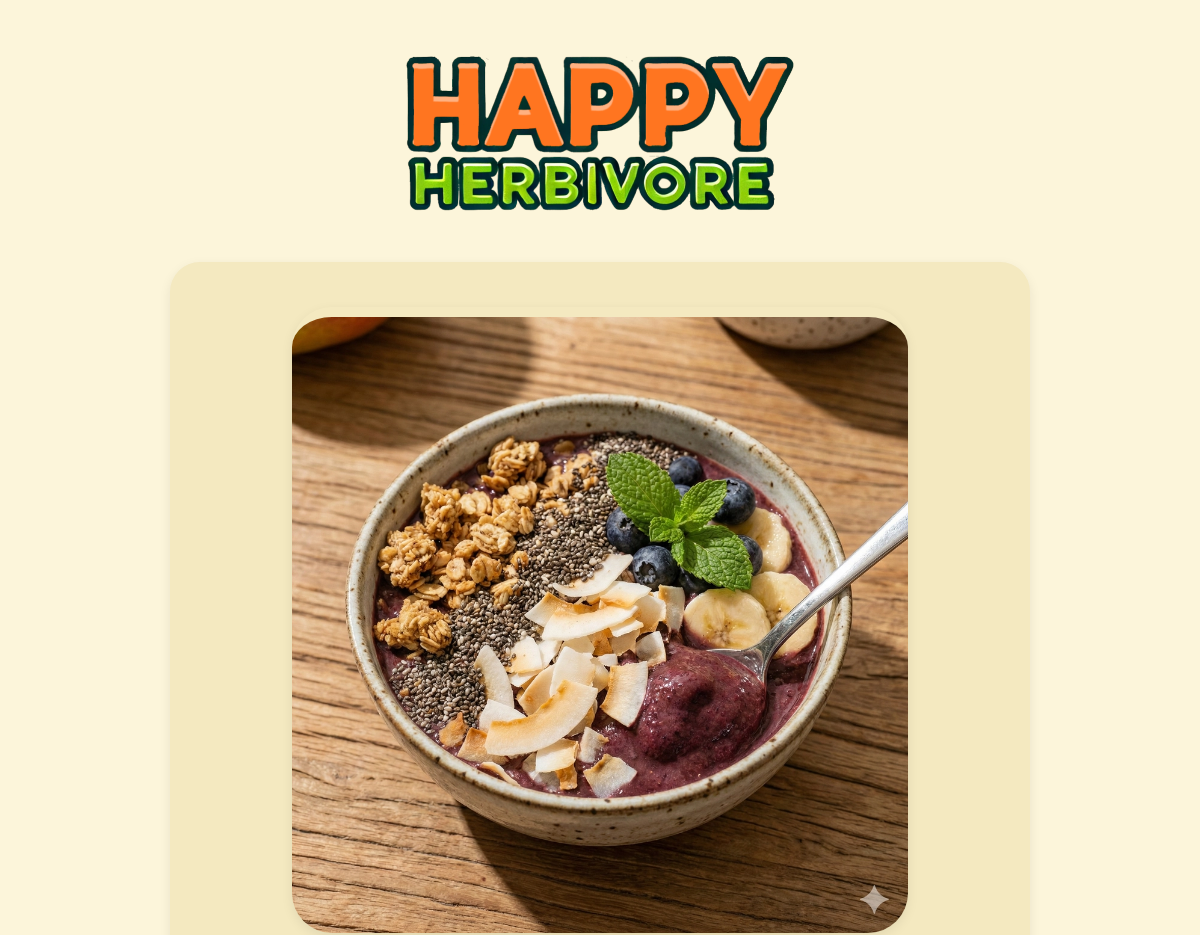
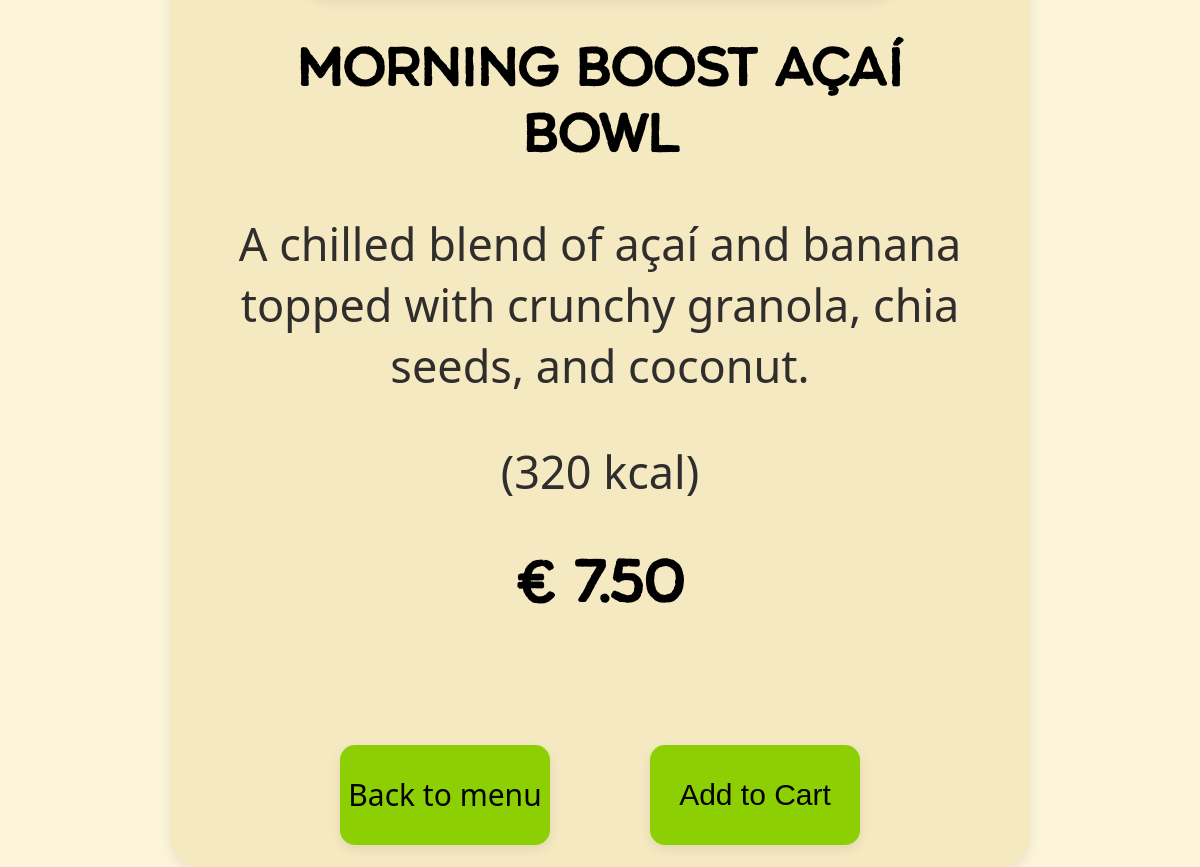
Screenshot of /product.php?id=1 with the database file from the repository (2 pictures, top to bottom).
### tables this page shows
CREATE TABLE `products` (
  `product_id` int(11) NOT NULL,
  `category_id` int(11) NOT NULL,
  `image_id` int(11) NOT NULL,
  `name` varchar(50) NOT NULL,
  `description` text NOT NULL,
  `price` decimal(25,2) NOT NULL,
  `kcal` varchar(25) NOT NULL,
  `diet_type` text NOT NULL,
  `available` tinyint(1) NOT NULL
);

CREATE TABLE `images` (
  `image_id` int(11) NOT NULL,
  `filename` varchar(255) NOT NULL,
  `description` text NOT NULL
);

CREATE TABLE `translations` (
  `id` int(11) NOT NULL,
  `language` varchar(5) NOT NULL,
  `key` varchar(191) NOT NULL,
  `text` text NOT NULL
);

### lang.php (called while the page is built, shortened)
<?php
require_once __DIR__ . '/connection.php';
function getCurrentLanguage(): string
{
    $option = $_SESSION['languageOption'] ?? 'English';
    return 'en';
}
function t(string $key, ?string $default = null): string
{
    $lang = getCurrentLanguage();
    $cacheKey = $lang . '|' . $key;
    global $pdo;
    try {
        $stmt = $pdo->prepare(
            'SELECT text FROM translations WHERE language = :language AND `key` = :key LIMIT 1'
        );
        $stmt->execute([
            ':language' => $lang,
            ':key'      => $key,
        ]);
        $row = $stmt->fetch(PDO::FETCH_ASSOC);
        if ($row && isset($row['text'])) {
            return $row['text'];
        }
    } catch (Throwable $e) {
    }
    if ($default !== null) {
        return $default;
    }
    return $default ?? $key;
}

### product.php (the view, shortened to what this page needs)
<?php
include("connection.php");
require_once 'lang.php';
$product_id = (int) $_GET['id'];
try {
    $stmt = $pdo->prepare("
    SELECT products.*, products.diet_type, images.filename, images.description AS image_description
    FROM products
    LEFT JOIN images ON products.image_id = images.image_id
    WHERE products.product_id = :id
");
    $stmt->bindParam(':id', $product_id, PDO::PARAM_INT);
    $stmt->execute();
    $product = $stmt->fetch(PDO::FETCH_ASSOC);
    $translatedName = t('product.name.' . (string)$product['product_id'], $product['name']);
    $translatedDescription = t('product.description.' . (string)$product['product_id'], $product['description']);
} catch (PDOException $e) {
    die("Error: " . $e->getMessage());
}
?>
<!DOCTYPE html>
<html lang="<?= htmlspecialchars(getCurrentLanguage()); ?>">
<head>
    <link rel="stylesheet" href="assets/css/product.css">
</head>
<body>
<div class="product-detail-container">
   <div class="logo-container">
     <img src="assets/img/logo_big_happy_herbivore_transparent.png" id="logo-image">
    </div>
    <div id="info-box">
        <div class="info-container">
    <?php if(!empty($product['filename'])): ?>
        <img src="assets/img/<?= htmlspecialchars($product['filename']); ?>"
             alt="<?= htmlspecialchars($product['image_description']); ?>"
             class="product-detail-image">
    <?php endif; ?>
    <h1><?= htmlspecialchars($translatedName); ?></h1>
    <p><?= htmlspecialchars($translatedDescription); ?></p>
    <p>(<?= htmlspecialchars($product['kcal']); ?> <?= htmlspecialchars(t('product.kcal_suffix', 'kcal')); ?>)</p>
    <h2>€ <?= htmlspecialchars($product['price']); ?></h2>
    </div>
    <div class="buttons-container">
    <div id="back-button">
    <a href="menu.php"><?= htmlspecialchars(t('product.back_to_menu', 'Back to menu')); ?></a>
    </div>
    <br><br>
    <form method="POST" class="cart-form">
    <button type="submit" name="add_to_cart" class="add-button">
        <?= htmlspecialchars(t('product.add_to_cart', 'Add to Cart')); ?>
    </button>
</form>
    </div>
    </div>
</div>
</body>
</html>

### assets/css/product.css (style rules this page uses)
html, body { margin: 0; padding: 0; height: 100%; background-color: #FCF5DA; }
h1, h2 { font-family: 'renos_roughregular', sans-serif; }
p, a { font-family: 'Noto Sans', sans-serif; }
.product-detail-container { width: 100%; height: auto; display: flex; text-align: center; justify-content: center; align-items: center; flex-direction: column; flex-wrap: wrap; }
.product-detail-image { width: 80%; border-radius: 40px; box-shadow: 0 4px 12px rgba(0, 0, 0, 0.08); padding-top: 10px; }
.logo-container { width: 100%; height: auto; display: flex; text-align: center; justify-content: center; }
.info-container { padding-bottom: 80px; }
#info-box { width: 770px; height: 1450px; background-color: #F4E9C0; border-radius: 30px; padding: 45px; box-shadow: 0 4px 12px rgba(0, 0, 0, 0.08); }
#logo-image { width: 400px; height: auto; padding: 45px; }
h1 { font-size: 50px; }
h2 { font-size: 55px; }
p { font-size: 45px; color: rgb(48, 45, 45); }
button { width: 210px; height: 100px; background-color: #8CD003; border: none; border-radius: 15px; font-size: 30px; box-shadow: 0 4px 12px rgba(0, 0, 0, 0.08); }
#back-button { width: 210px; height: 100px; background-color: #8CD003; border: none; border-radius: 15px; font-size: 30px; box-shadow: 0 4px 12px rgba(0, 0, 0, 0.08); display: flex; text-align: center; justify-content: center; align-items: center; }
a { text-decoration: none; color: black; }
.buttons-container { display: flex; flex-direction: row; text-align: center; justify-content: center; align-items: center; gap: 50px; }

### rows the page displays
products: image.filename (picture), name "Morning Boost Açaí Bowl", kcal "320", price "7.50"
translations: text "kcal"
translations: text "Back to menu"
translations: text "Add to Cart"

### other values shown
$translatedDescription "A chilled blend of açaí and banana topped with crunchy granola, chia seeds, and coconut."
